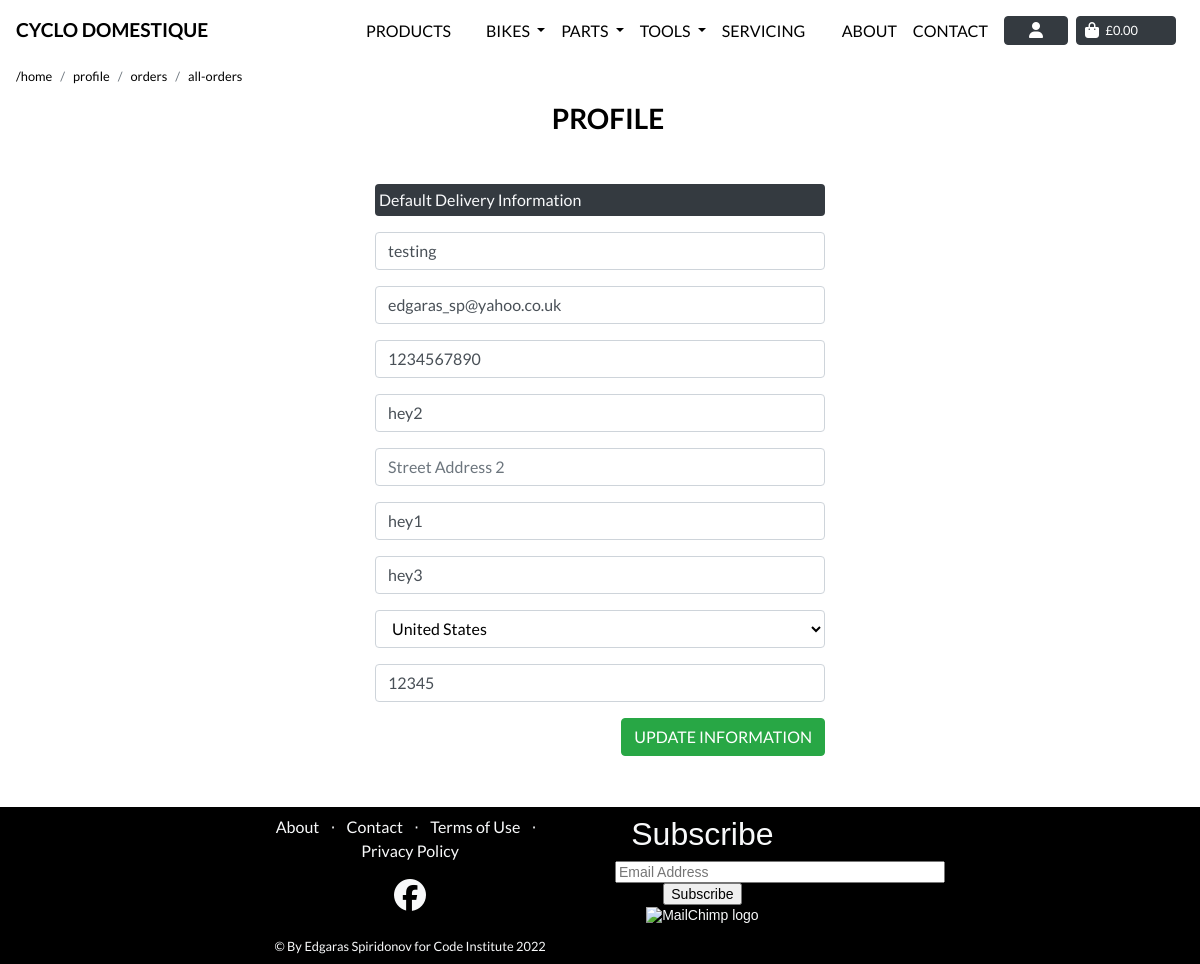
The page /profile/ (signed in) on the database as committed earlier.
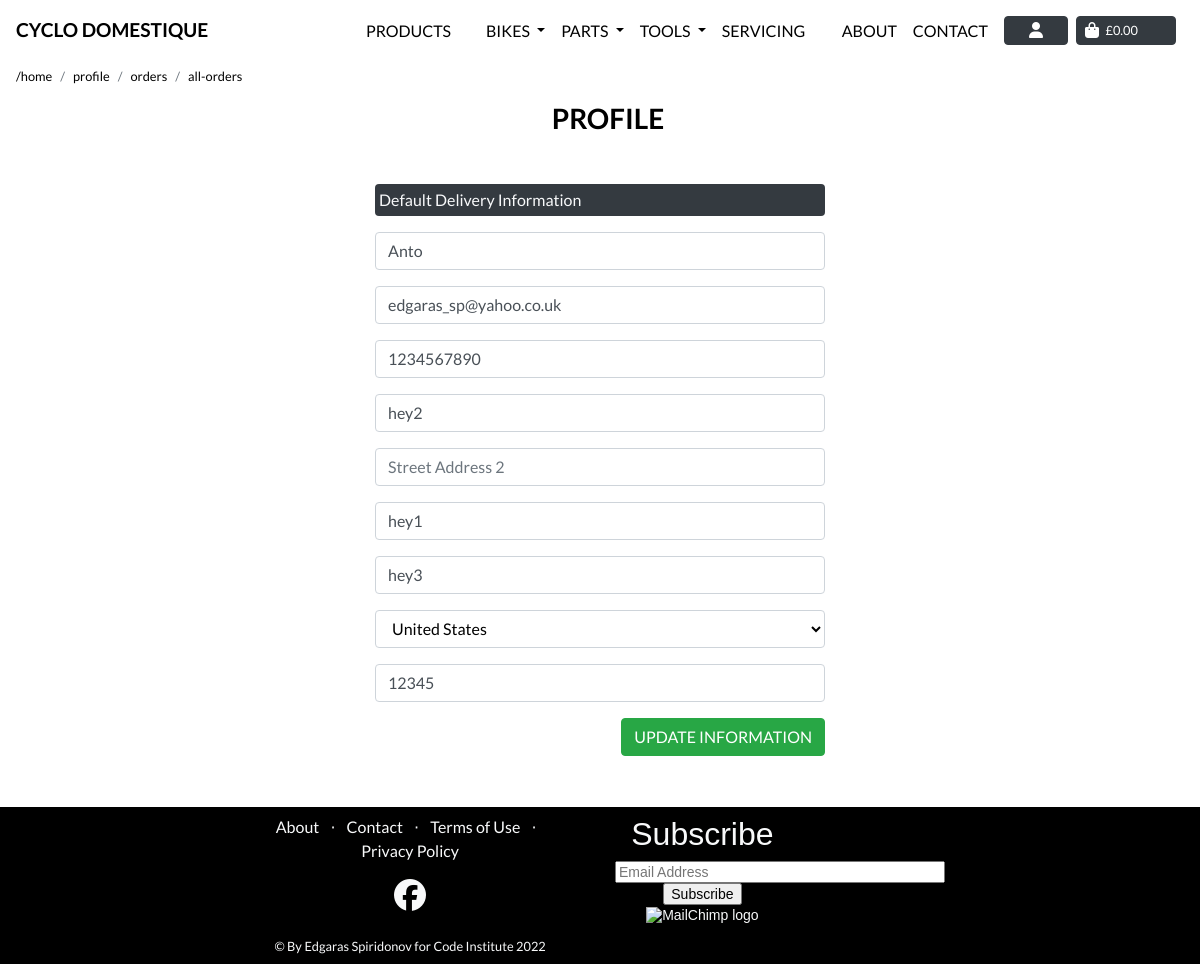
The same page on the database as committed later.
### profiles/models.py (models this page shows, shortened)
class UserProfile(models.Model):
    user = models.OneToOneField(User, on_delete=models.CASCADE)
    default_full_name = models.CharField(max_length=50, null=True, blank=True)
    default_email = models.EmailField(max_length=254, null=True, blank=True)
    default_phone_number = models.CharField(max_length=20,
                                            null=True, blank=True)
    default_street_address1 = models.CharField(max_length=80,
                                               null=True, blank=True)
    default_street_address2 = models.CharField(max_length=80,
                                               null=True, blank=True)
    default_town_or_city = models.CharField(max_length=40,
                                            null=True, blank=True)
    default_county = models.CharField(max_length=80, null=True, blank=True)
    default_country = CountryField(blank_label='Country',
                                   null=True, blank=True)
    default_postcode = models.CharField(max_length=20, null=True, blank=True)

### profiles/views.py (the view)
# urls.py: path('profile/', include('profiles.urls')),
@login_required
def profile(request):
    user_profile = get_object_or_404(UserProfile, user=request.user)
    if request.method == 'POST':
        form = UserProfileForm(request.POST, instance=user_profile)
        if form.is_valid():
            form.save()
            messages.success(request, 'Profile updated successfully')
    form = UserProfileForm(instance=user_profile)
    orders = user_profile.orders.all()
    template = 'profiles/profile.html'
    context = {
        'form': form,
        'orders': orders,
        'on_profile_page': True
    }
    return render(request, template, context)

### profiles/forms.py
class UserProfileForm(forms.ModelForm):
    class Meta:
        model = UserProfile
        exclude = ('user',)
    def __init__(self, *args, **kwargs):
        super().__init__(*args, **kwargs)
        placeholders = {
            'default_full_name': 'Full Name',
            'default_email': 'Email',
            'default_phone_number': 'Phone Number',
            'default_street_address1': 'Street Address 1',
            'default_street_address2': 'Street Address 2',
            'default_town_or_city': 'Town or City',
            'default_county': 'County, State or Locality',
            'default_postcode': 'Postal Code',
        }
        self.fields['default_full_name'].widget.attrs['autofocus'] = True
        for field in self.fields:
            if field != 'default_country':
                if self.fields[field].required:
                    placeholder = f'{placeholders[field]} *'
                else:
                    placeholder = placeholders[field]
                self.fields[field].widget.attrs['placeholder'] = placeholder
            self.fields[field].widget.attrs['class'] = ''
            self.fields[field].label = False

### profiles/templates/profiles/profile.html (shortened to what this page needs)
{% extends "base.html" %}
{% load static %}
{% block extra_css %}
    <link rel="stylesheet" href="{% static 'profiles/css/profile.css' %}">
    <link rel="stylesheet" href="{% static 'css/page_navbar.css' %}">
{% endblock %}
{% block page_header %}
<div class="header-container header-mobile">
</div>
{% endblock %}
{% block content %}
<div class="ml-3">
    <div class="col-md-12 px-0 mb-1">
        <nav aria-label="breadcrumb">
          <ol class="breadcrumb bg-transparent pl-0 mb-0  small">
            <li class="breadcrumb-item"><a class="text-black text-lowercase" href="/">/home</a></li>
            <li class="breadcrumb-item"><a class="text-black text-lowercase" href="/profile">profile</a></li>
            <li class="breadcrumb-item"><a class="text-black text-lowercase" href="/profile/orders">orders</a></li>
            <li class="breadcrumb-item"><a class="text-black text-lowercase" href="/profile/orders/all">all-orders</a></li>
          </ol>
        </nav>
    </div>
</div>
<div class="container  mb-5">
    <div class="row">
        <div class="col">
            <h3 class="text-black text-uppercase font-weight-bold mb-5 text-center pl-3"> Profile </h3>
        </div>
    </div>
    <div class="row">
        <div class="col-3 d-none d-md-block d-lg-block d-xl-block"></div>
        <div class="col-12 col-md-6">
            <p class="text-light bg-dark rounded py-1 px-1">Default Delivery Information</p>
            <form class="mt-3" action="{% url 'profile' %}" method="POST" id="profile-update-form">
                {{ form|crispy }}
                <button class="btn btn-success rounded text-uppercase float-right">Update Information</button>
            </form>
        </div>
        <div class="col-2 d-none d-md-block d-lg-block d-xl-block"></div>
    </div>
</div>
{% include "includes/footer.html" %}
{% endblock %}

Rows that differ between the two databases and show on the page:
changed UserProfile "edgaras_sp@yahoo.co.uk": default_full_name "testing" → "Anto"
